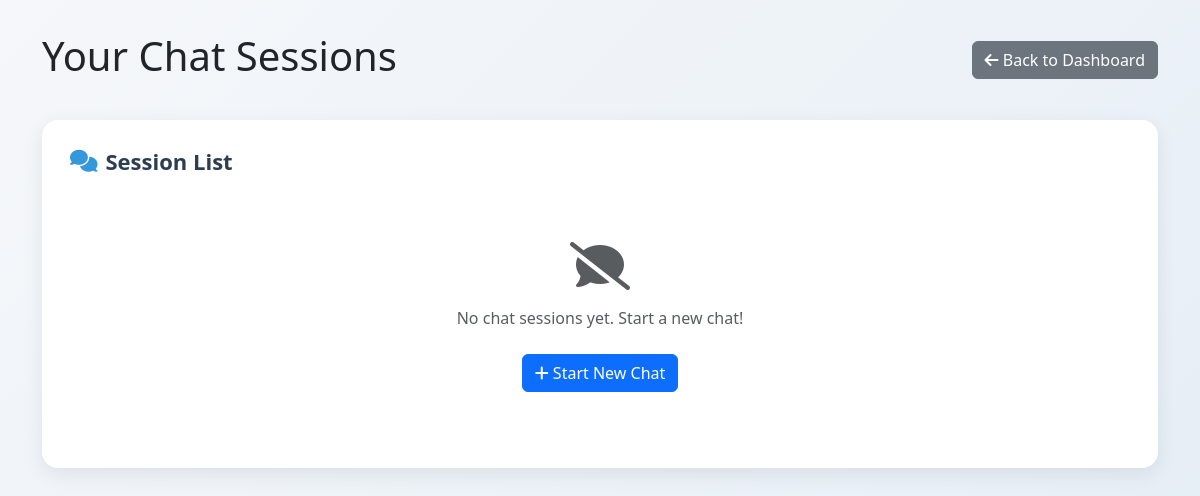
Page /chat_sessions (signed in) on the earlier database version.
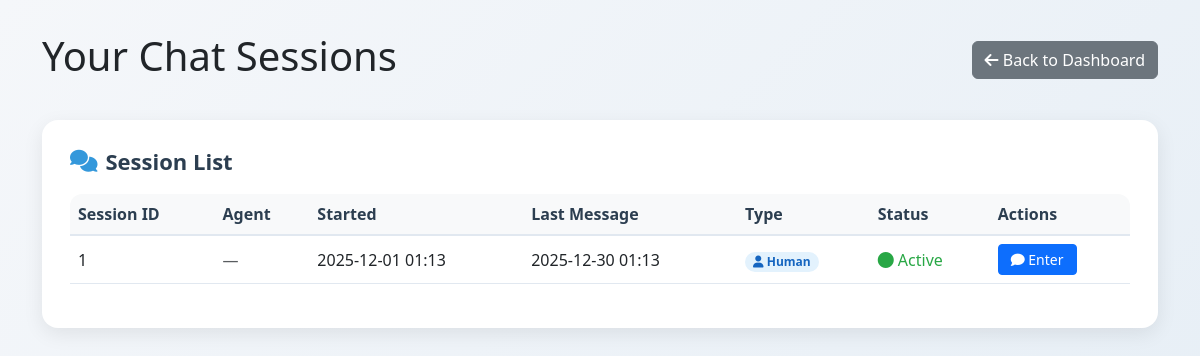
Same page on the later database version.
### models.py (models this page shows, shortened)
class ChatSession(db.Model):
    __tablename__ = 'chat_sessions'
    id = db.Column(db.Integer, primary_key=True, autoincrement=True)
    user_id = db.Column(db.Integer, db.ForeignKey('users.id'), nullable=False, comment='发起会话的用户ID')
    agent_id = db.Column(db.Integer, db.ForeignKey('users.id'), nullable=True, comment='处理会话的客服ID')
    service_id = db.Column(db.Integer, db.ForeignKey('services.id'), nullable=True, comment='关联服务ID')
    appointment_id = db.Column(db.Integer, db.ForeignKey('appointments.id'), nullable=True, comment='关联预约ID')
    start_time = db.Column(db.DateTime, default=lambda: datetime.now(UTC), comment='会话开始时间')
    end_time = db.Column(db.DateTime, nullable=True, comment='会话结束时间')
    status = db.Column(db.String(20), default='active', comment='状态：active/closed/timeout')
    last_message_time = db.Column(db.DateTime, nullable=True, comment='最后消息时间')
    initiator = db.relationship('User', foreign_keys=[user_id], back_populates='initiated_chat_sessions')
    handler = db.relationship('User', foreign_keys=[agent_id], back_populates='handled_chat_sessions')
    service = db.relationship('Service', back_populates='chat_sessions', lazy=True)
    appointment = db.relationship('Appointment', back_populates='chat_session', lazy=True)
    messages = db.relationship('Message', backref='chat_session', lazy=True, cascade='all, delete-orphan')

### routes.py (the view)
    @app.route('/chat_sessions')
    def chat_sessions():
        if 'user_id' not in session:
            return redirect(url_for('login'))
        role = session['role']
        user_id = session['user_id']
        if role == 'user':
            sessions = ChatSession.query.filter_by(user_id=user_id).all()
        elif role == 'agent':
            sessions = ChatSession.query.filter(
                (ChatSession.agent_id == user_id) |
                (ChatSession.agent_id.is_(None))
            ).all()
        else:  # admin
            sessions = ChatSession.query.all()
        return render_template('chat_sessions.html', sessions=sessions)

### templates/chat_sessions.html (shortened to what this page needs)
<!DOCTYPE html>
<html lang="en">
<head>
    <link href="https://cdn.jsdelivr.net/npm/bootstrap@5.3.0/dist/css/bootstrap.min.css" rel="stylesheet">
    <link rel="stylesheet" href="https://cdnjs.cloudflare.com/ajax/libs/font-awesome/6.4.0/css/all.min.css">
</head>
<body>
    <div class="container">
        <div class="dashboard-header">
            <h1>
                {% if session.role == 'user' %}Your Chat Sessions{% endif %}
            </h1>
            <a href="/dashboard" class="btn btn-secondary">
                <i class="fas fa-arrow-left"></i> Back to Dashboard
            </a>
        </div>
        <div class="section-card">
            <h2><i class="fas fa-comments"></i> Session List</h2>
            {% if not sessions %}
                <div class="text-center py-5 text-muted">
                    <i class="fas fa-comment-slash fa-3x mb-3"></i>
                    <p>{% if session.role == 'user' %}No chat sessions yet. Start a new chat!{% endif %}
                       {% if session.role == 'admin' %}No chat sessions recorded.{% endif %}</p>
                    {% if session.role == 'user' %}
                        <a href="/start_chat" class="btn btn-primary mt-2">
                            <i class="fas fa-plus"></i> Start New Chat
                        </a>
                    {% endif %}
                </div>
            {% else %}
                <div class="table-responsive">
                    <table class="table table-hover">
                        <thead>
                            <tr>
                                <th>Session ID</th>
                                {% if session.role != 'agent' %}<th>Agent</th>{% endif %}
                                <th>Started</th>
                                <th>Last Message</th>
                                <th>Type</th>
                                <th>Status</th>
                                <th>Actions</th>
                            </tr>
                        </thead>
                        <tbody>
                            {% for sess in sessions %}
                            <tr>
                                <td>{{ sess.id }}</td>
                                {% if session.role != 'agent' %}
                                    <td>
                                        {% if sess.agent %}
                                            {{ sess.agent.username }}
                                            <small class="d-block text-muted">{{ sess.agent.id }}</small>
                                        {% else %}
                                            <span class="text-muted">—</span>
                                        {% endif %}
                                    </td>
                                {% endif %}
                                <td>{{ sess.start_time.strftime('%Y-%m-%d %H:%M') }}</td>
                                <td>
                                    {% if sess.last_message_time %}
                                        {{ sess.last_message_time.strftime('%Y-%m-%d %H:%M') }}
                                    {% else %}
                                        <span class="text-muted">No messages</span>
                                    {% endif %}
                                </td>
                                <td>
                                    {% if sess.use_bot and not sess.agent_id %}
                                        <span class="badge badge-bot"><i class="fas fa-robot"></i> Bot</span>
                                    {% else %}
                                        <span class="badge badge-human"><i class="fas fa-user"></i> Human</span>
                                    {% endif %}
                                </td>
                                <td>
                                    {% if sess.end_time %}
                                        <span class="status-ended"><i class="fas fa-check-circle"></i> Ended</span>
                                    {% else %}
                                        <span class="status-active"><i class="fas fa-circle"></i> Active</span>
                                    {% endif %}
                                </td>
                                <td>
                                    <a href="/chat/{{ sess.id }}" class="btn btn-primary btn-sm action-btn">
                                        <i class="fas fa-comment"></i> Enter
                                    </a>
                                </td>
                            </tr>
                            {% endfor %}
                        </tbody>
                    </table>
                </div>
            {% endif %}
        </div>
    </div>
</body>
</html>

### templates/chat_sessions.html (style rules this page uses)
body { background: linear-gradient(135deg, #f5f7fa 0%, #e4edf5 100%); min-height: 100vh; padding: 2rem 0; }
.dashboard-header { display: flex; justify-content: space-between; align-items: center; margin-bottom: 2rem; }
.section-card { background: #ffffff; border-radius: 16px; box-shadow: 0 6px 20px rgba(0, 0, 0, 0.08); padding: 1.75rem; margin-bottom: 2rem; }
.section-card h2 { font-weight: 600; color: #2c3e50; margin-bottom: 1.25rem; font-size: 1.375rem; display: flex; align-items: center; gap: 0.5rem; }
.section-card h2 i { color: #3498db; }
.table-responsive { border-radius: 12px; overflow: hidden; }
.table th { background-color: #f8f9fa; color: #2c3e50; font-weight: 600; border-bottom: 2px solid #e1e8f0; }
.table td { vertical-align: middle; border-bottom: 1px solid #e1e8f0; }
.badge { font-size: 0.75rem; padding: 0.25rem 0.5rem; border-radius: 12px; }
.badge-human { background-color: #e3f2fd; color: #1565c0; }
.status-active { color: #28a745; font-weight: 500; }
.action-btn { padding: 0.25rem 0.75rem; font-size: 0.875rem; }

Differences in the rows shown:
added ChatSession: id "1", start_time "2025-12-01 01:13", last_message_time "2025-12-30 01:13", shows "Active"
Other differences:
text no longer shown: "No chat sessions yet. Start a new chat! Start New Chat"
text now shown: "Session ID Agent Started Last Message Type Status Actions"
